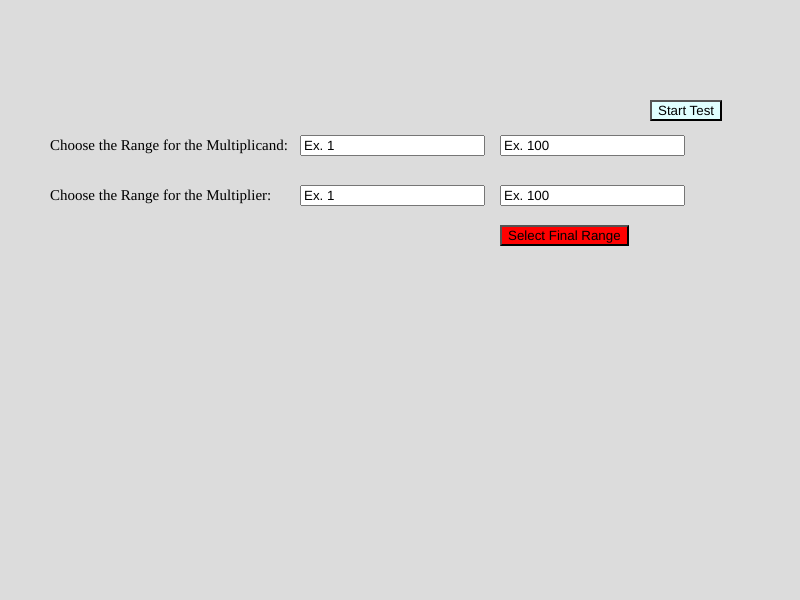
Frame 1 (no input)
Frame 60 (no input): identical to frame 1, image omitted
Frame 120 (the mouse pressed at the canvas centre since frame 60): identical to frame 1, image omitted

The p5.js sketch that drew this single still picture (run headless with seeded random() and noise() and a simulated clock; from frame 60 on, the mouse is pressed at the canvas centre):

// p5.js sketch
// ── sketch.js
var NUMBERSELECTOR = 1; 
var PROBLEM = 2; 
var CORRECT = 3; 
var WRONG = 4; 
var SESSION_REPORT = 5;  
var gameState = NUMBERSELECTOR; 
var rand1; 
var rand2;  
var correctAnswer; 
var incorrectAnswer; 
var percentageScore; 
var playerInput; 
var timer; 
var totalQuestion; 
var skippedQuestions; 
var sessionTimer; 
var randomSelector1Input;
var randomSelector2Input;
var randomSelector3Input;
var randomSelector4Input;

function setup() {
  createCanvas(displayWidth, displayHeight);

  this.input = createInput("Answer");
  this.button = createButton("Check Answer!"); 
  this.next = createButton("Next Question"); 
  this.session = createButton("End Session"); 

  this.selectRange = createButton("Select Final Range");
  this.selectRange.style('background-color', 'red');

  this.startTest = createButton("Start Test");
  this.startTest.style('background-color', 'lightcyan');

  this.randomSelector1 = createInput("Ex. 1");
  this.randomSelector2 = createInput("Ex. 100");
  this.randomSelector3 = createInput("Ex. 1");
  this.randomSelector4 = createInput("Ex. 100"); 

  this.next.position(displayWidth/2 + 150, 100);

  timer = 0; 
  sessionTimer = 0; 
  incorrectAnswer = 0;
  correctAnswer = 0;  
  totalQuestion = 0; 
  skippedQuestions = 0; 
}

function draw() {
  background(220);

  if(correctAnswer === undefined){
    correctAnswer = 0; 
  }

  if(gameState === NUMBERSELECTOR){
    this.input.hide();
    this.button.hide();
    this.next.hide();
    this.session.hide(); 

    this.startTest.position(displayWidth/2 + 250, 100);

    this.randomSelector1.position(displayWidth/2 - 100, displayHeight/2 - 165); 
    this.randomSelector2.position(displayWidth/2 + 100, displayHeight/2 - 165); 
    this.randomSelector3.position(displayWidth/2 - 100, displayHeight/2 - 115); 
    this.randomSelector4.position(displayWidth/2 + 100, displayHeight/2 - 115); 
    this.selectRange.position(displayWidth/2 + 100, displayHeight/2 - 75); 

    textSize(30);
    textFont("Calibri");
    text("Choose the Range for Your Test!", displayWidth/2 - 200, displayHeight/2 - 350);

    textSize(15);
    text("Choose the Range for the Multiplicand:", displayWidth/2-350, displayHeight/2 - 150); 
    text("Choose the Range for the Multiplier:", displayWidth/2 - 350, displayHeight/2 - 100); 

    this.selectRange.mousePressed(()=>{

      randomSelector1Input = this.randomSelector1.value(); 
      randomSelector2Input = this.randomSelector2.value(); 
      randomSelector3Input = this.randomSelector3.value(); 
      randomSelector4Input = this.randomSelector4.value();

      this.selectRange.style('background-color', 'lime');

    });

    var playersTestProblem1 = parseInt(randomSelector1Input);
    var playersTestProblem2 = parseInt(randomSelector2Input);
    var playersTestProblem3 = parseInt(randomSelector3Input);
    var playersTestProblem4 = parseInt(randomSelector4Input);

    this.startTest.mousePressed(()=>{

     rand1 = Math.round(random(playersTestProblem1, playersTestProblem2)); 
     rand2 = Math.round(random(playersTestProblem3,playersTestProblem4)); 

     gameState = PROBLEM; 
    });
  }

  if(gameState === PROBLEM){

    this.input.show();
    this.button.show();
    this.next.show();
    this.session.show();
    
    this.startTest.hide(); 
    this.randomSelector1.hide();
    this.randomSelector2.hide();
    this.randomSelector3.hide();
    this.randomSelector4.hide();
    this.selectRange.hide();

    textSize(50);
    textFont("Calibri"); 
    text(rand1, displayWidth/2,displayHeight/2-100);
    text("x " + rand2, displayWidth/2 - 35, displayHeight/2 -60);
  
    this.input.position(displayWidth/2 - 40 , displayHeight/2 - 30);
    this.button.position(displayWidth/2 + 30, displayHeight/2);
    this.next.position(displayWidth/2 + 150, 100);
    this.session.position(displayWidth/2 + 150, 75);  

    var correctAnswer = rand1 * rand2; 

    if(frameCount % 50 === 0){
      timer++; 
    }

    if(frameCount % 50 === 0){
      sessionTimer++; 
    }

    textSize(15);
    text("Time: " + timer, displayWidth/2 + 150,170); 
    text("Session Time: " + sessionTimer, displayWidth/2 + 150,150); 

    this.button.mousePressed(()=>{
      playerInput = this.input.value(); 
      
      var playerAnswer = parseInt(playerInput)

      if(playerAnswer === correctAnswer){
        console.log(gameState);
        gameState = CORRECT;  
        totalQuestion++; 
      }

      if(playerAnswer !== correctAnswer){

        gameState = WRONG; 
        totalQuestion++; 
        incorrectAnswer++; 
      }
    });

    this.next.mousePressed(()=>{

      
    var nextPlayerTestProblem1 = parseInt(randomSelector1Input);
    var nextPlayerTestProblem2 = parseInt(randomSelector2Input);
    var nextPlayerTestProblem3 = parseInt(randomSelector3Input);
    var nextPlayerTestProblem4 = parseInt(randomSelector4Input);

    rand1 = Math.round(random(nextPlayerTestProblem1,nextPlayerTestProblem2)); 
    rand2 = Math.round(random(nextPlayerTestProblem3,nextPlayerTestProblem4)); 

    timer = 0; 
    skippedQuestions++; 

    }); 

    this.session.mousePressed(()=>{
      gameState = SESSION_REPORT; 
    }); 

  }

  if(gameState === CORRECT){

    textSize(50); 
    text(rand1, displayWidth/2,displayHeight/2-100);
    text("x " + rand2, displayWidth/2 - 35, displayHeight/2 -60);

    textSize(15);
    textFont("Calibri"); 
    text("Good Job! You got the answer correct! It took you " + timer + " second/s.", displayWidth/2 - 70, displayHeight/2 + 50); 

    this.next.mousePressed(()=>{

      gameState = PROBLEM; 
      
      nextPlayerTestProblem1 = parseInt(randomSelector1Input);
      nextPlayerTestProblem2 = parseInt(randomSelector2Input);
      nextPlayerTestProblem3 = parseInt(randomSelector3Input);
      nextPlayerTestProblem4 = parseInt(randomSelector4Input);
  
      rand1 = Math.round(random(nextPlayerTestProblem1,nextPlayerTestProblem2)); 
      rand2 = Math.round(random(nextPlayerTestProblem3,nextPlayerTestProblem4)); 
  
      timer = 0; 
  
      }); 
  }

  if(gameState === WRONG){
 
    textSize(50); 
    text(rand1, displayWidth/2,displayHeight/2-100);
    text("x " + rand2, displayWidth/2 - 35, displayHeight/2 -60);

    textSize(15);
    textFont("Calibri"); 
    text("Wrong Answer, the correct answer was " + rand1 * rand2, displayWidth/2 - 70, displayHeight/2 + 50); 

    this.next.mousePressed(()=>{

      gameState = PROBLEM; 

      nextPlayerTestProblem1 = parseInt(randomSelector1Input);
      nextPlayerTestProblem2 = parseInt(randomSelector2Input);
      nextPlayerTestProblem3 = parseInt(randomSelector3Input);
      nextPlayerTestProblem4 = parseInt(randomSelector4Input);
  
      rand1 = Math.round(random(nextPlayerTestProblem1,nextPlayerTestProblem2)); 
      rand2 = Math.round(random(nextPlayerTestProblem3,nextPlayerTestProblem4)); 
  
      timer = 0; 
  
      }); 

  }

  if(gameState === SESSION_REPORT){
    this.input.hide();
    this.button.hide();
    this.next.hide();
    this.session.hide(); 

    correctAnswer = totalQuestion - incorrectAnswer; 

    percentageScore = correctAnswer/totalQuestion;
    percentageScore = Math.round(percentageScore  * 100); 

    textSize(50); 
    text("Session Report", displayWidth/2 - 100, 100);

    textSize(25); 
    text("Time Studied: " + sessionTimer + " second/s", displayWidth/2 - 100, 150);
    text("Number of Questions: " + totalQuestion, displayWidth/2 - 100, 200);
    text("Correct: " + correctAnswer, displayWidth/2 - 100, 250); 
    text("Incorrect: " + incorrectAnswer, displayWidth/2 - 100, 300); 
    text("Skipped: " + skippedQuestions, displayWidth/2 - 100, 350); 
    text("Score: " + percentageScore + "%", displayWidth/2 - 100, 400); 
  }
}
